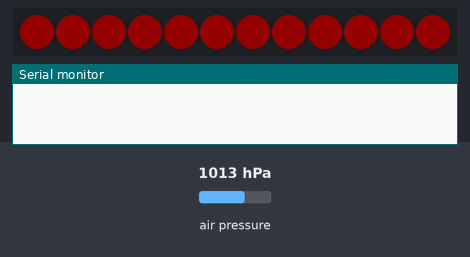
Bench run of a sketch on a simulated ESP32-S3. Parts: 12 RGB LEDs in strip order, left to right, the last lines printed to the serial monitor. Inputs (shaded band) come from the test bench; at power-on: air pressure 1013 hPa. Dim RGB values are drawn brighter than linear.

Above: at 0.1 s.
2.3 s: air pressure set to 1025 hPa
At 3.0 s:
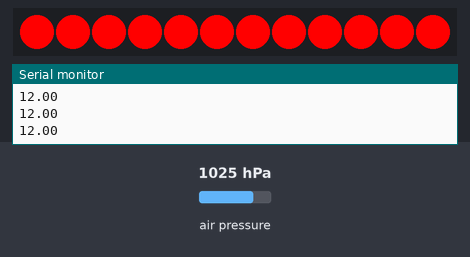
3.8 s: air pressure set to 952 hPa
At 5.1 s:
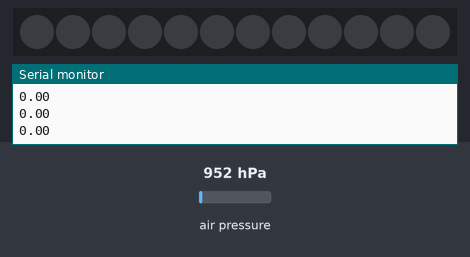
5.4 s: air pressure set to 975 hPa
At 6.0 s:
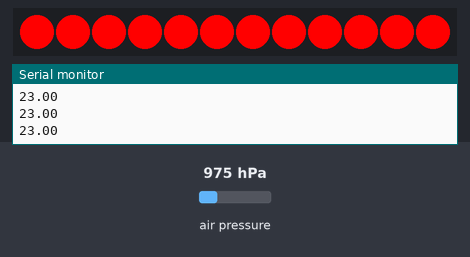
Timing chart, 0 to 8.4 s (numbered marks = the images above; inputs shaded):
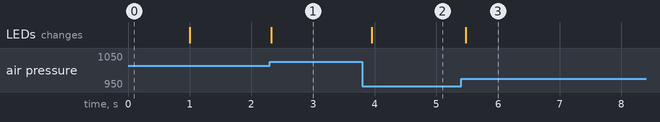

Measured:
- after the input at 2.3 s, the LEDs: change at once (image 1)
- after the input at 3.8 s, the LEDs: change after 0.15 s (image 2)
- after the input at 5.4 s, the LEDs: change after 0.08 s (image 3)

The sketch:

pressure_ble_and_lights_combined_xiao_ble_sense.ino
```cpp
/*
    Video: https://www.youtube.com/watch?v=oCMOYS71NIU
    Based on Neil Kolban example for IDF: https://github.com/nkolban/esp32-snippets/blob/master/cpp_utils/tests/BLE%20Tests/SampleNotify.cpp
    Ported to Arduino ESP32 by Evandro Copercini
    updated by chegewara

   Create a BLE server that, once we receive a connection, will send periodic notifications.
   The service advertises itself as: 4fafc201-1fb5-459e-8fcc-c5c9c331914b
   And has a characteristic of: beb5483e-36e1-4688-b7f5-ea07361b26a8

   The design of creating the BLE server is:
   1. Create a BLE Server
   2. Create a BLE Service
   3. Create a BLE Characteristic on the Service
   4. Create a BLE Descriptor on the characteristic
   5. Start the service.
   6. Start advertising.

   A connect hander associated with the server starts a background task that performs notification
   every couple of seconds.

   Extended to include air pressure reading and distribution through BLE by Sebastian Feger.
*/

#include <Adafruit_NeoPixel.h>
/*#include <BLEDevice.h>
#include <BLEServer.h>
#include <BLEUtils.h>
#include <BLE2902.h>*/

#include <Wire.h>
#include <Adafruit_Sensor.h>
# include <Adafruit_BMP280.h>

Adafruit_BMP280 bmp;

//BLEServer* pServer = NULL;
//BLECharacteristic* pCharacteristic = NULL;
bool deviceConnected = false;
bool oldDeviceConnected = false;

// See the following for generating UUIDs:
// https://www.uuidgenerator.net/

#define SERVICE_UUID        "4fafc201-1fb5-459e-8fcc-c5c9c331914b"
#define CHARACTERISTIC_UUID "beb5483e-36e1-4688-b7f5-ea07361b26a8"
#define PIN_NEO_PIXEL 6   // Arduino pin that connects to NeoPixel
#define NUM_PIXELS     12  // The number of LEDs (pixels) on NeoPixel

Adafruit_NeoPixel NeoPixel(NUM_PIXELS, PIN_NEO_PIXEL, NEO_GRB + NEO_KHZ800);

float initial_pressure_value;

/*class MyServerCallbacks: public BLEServerCallbacks {
    void onConnect(BLEServer* pServer) {
      deviceConnected = true;
    };

    void onDisconnect(BLEServer* pServer) {
      deviceConnected = false;
    }
};*/

void setup() {

  Serial.begin(115200);

  pinMode(PIN_NEO_PIXEL, OUTPUT);
  NeoPixel.begin();
  NeoPixel.setBrightness(20);

  NeoPixel.clear();

  //NeoPixel.setPixelColor(0, NeoPixel.Color(0, 0, 255)); // it only takes effect if pixels.show() is called##
  //NeoPixel.setPixelColor(1, NeoPixel.Color(255, 0, 255)); // it only takes effect if pixels.show() is called##

 // NeoPixel.show();   // send the updated pixel colors to the NeoPixel hardware.

  //delay(120000); //gives the users two minutes after programming or reset to move the board into the ballon, blow it up, close it, and leave it rest until initial pressure capturing

  for (int pixel = 0; pixel < NUM_PIXELS; pixel++) { // for each pixel
    NeoPixel.setPixelColor(pixel, NeoPixel.Color(255, 0, 0)); // it only takes effect if pixels.show() is called##

      //NeoPixel.show();   // send the updated pixel colors to the NeoPixel hardware.
    //delay(1000);
  }
  NeoPixel.show();

  bool status;
  status = bmp.begin(0x76);
  if (!status) {
    Serial.println(bmp.sensorID(), 16);
    Serial.println("Could not find a valid BMP280 sensor, check wiring!");
    while (1);
  }

  delay(1000);
  //initial_pressure_value = bmp.readPressure() / 100.0F;
  baseLine();

 /*
  // Create the BLE Device
  BLEDevice::init("ESP32");

  // Create the BLE Server
  pServer = BLEDevice::createServer();
  pServer->setCallbacks(new MyServerCallbacks());

  // Create the BLE Service
  BLEService *pService = pServer->createService(SERVICE_UUID);

  // Create a BLE Characteristic
  pCharacteristic = pService->createCharacteristic(
                      CHARACTERISTIC_UUID,
                      BLECharacteristic::PROPERTY_READ   |
                      BLECharacteristic::PROPERTY_WRITE  |
                      BLECharacteristic::PROPERTY_NOTIFY |
                      BLECharacteristic::PROPERTY_INDICATE
                    );

  // https://www.bluetooth.com/specifications/gatt/viewer?attributeXmlFile=org.bluetooth.descriptor.gatt.client_characteristic_configuration.xml
  // Create a BLE Descriptor
  pCharacteristic->addDescriptor(new BLE2902());

  // Start the service
  pService->start();

  // Start advertising
  BLEAdvertising *pAdvertising = BLEDevice::getAdvertising();
  pAdvertising->addServiceUUID(SERVICE_UUID);
  pAdvertising->setScanResponse(false);
  pAdvertising->setMinPreferred(0x0);  // set value to 0x00 to not advertise this parameter
  BLEDevice::startAdvertising();
  Serial.println("Waiting a client connection to notify...");*/
}
void baseLine(){
  initial_pressure_value = bmp.readPressure() / 100.0F;
}
void loop() {

    float pressure = bmp.readPressure() / 100.0F;
    //Serial.println(pressure);
    float change = pressure - initial_pressure_value;

    if ((change <= 1) && (change >= -1)) {
        change = 0;
        Serial.println(change);
     }else{
       Serial.println(change);
     }
    if(change <0){
      Serial.print("Pressure is decreasing");
      baseLine();
    }
    if(change >= 0){
      if(change < 7){ //BLUE
        float bright=change*4;
        NeoPixel.setBrightness(bright);
        //Serial.print(bright);
        for (int pixel = 0; pixel < NUM_PIXELS; pixel++) { // for each pixel
          NeoPixel.setPixelColor(pixel, NeoPixel.Color(0, 0, 255)); // it only takes effect if pixels.show() is called
        }
      }
     if ((change > 6) && (change < 8)) { //GREEN
       //rotation_loop(NeoPixel.Color(255, 96, 149));
        // NeoPixel.setBrightness(255);
         for (int pixel = 0; pixel < NUM_PIXELS; pixel++) { // for each pixel
          NeoPixel.setPixelColor(pixel, NeoPixel.Color(0, 255, 0)); // it only takes effect if pixels.show() is called
         }
    }
    if(change >= 8){ //RED
        NeoPixel.setBrightness(255);
        for (int pixel = 0; pixel < NUM_PIXELS; pixel++) { // for each pixel
        NeoPixel.setPixelColor(pixel, NeoPixel.Color(255, 0, 0)); // it only takes effect if pixels.show() is called
        }
      }
}
    NeoPixel.show();   // send the updated pixel colors to the NeoPixel hardware.
/*
    // notify changed value
    if (deviceConnected) {
        char txString[8];
        dtostrf(pressure, 1, 2, txString);
        pCharacteristic->setValue(txString);
        pCharacteristic->notify();

        delay(100); // bluetooth stack will go into congestion, if too many packets are sent, in 6 hours test i was able to go as low as 3ms
    }
    // disconnecting
    if (!deviceConnected && oldDeviceConnected) {
        delay(500); // give the bluetooth stack the chance to get things ready
        pServer->startAdvertising(); // restart advertising
        Serial.println("start advertising");
        oldDeviceConnected = deviceConnected;
    }
    // connecting
    if (deviceConnected && !oldDeviceConnected) {
        oldDeviceConnected = deviceConnected;
    }
*/

    delay(100);
}
void rotation_loop(uint32_t color) {
  for (int p = 0; p <= 11; p++) {
    NeoPixel.setPixelColor(p, NeoPixel.Color(255, 100, 0));
    NeoPixel.setPixelColor(p + 1, NeoPixel.Color(255, 100, 0));
    // strip.setPixelColor(p + 2, strip.Color(255, 0, 0));
    NeoPixel.show();
    delay(150);
    p++;
    NeoPixel.clear();
  }
}
```
